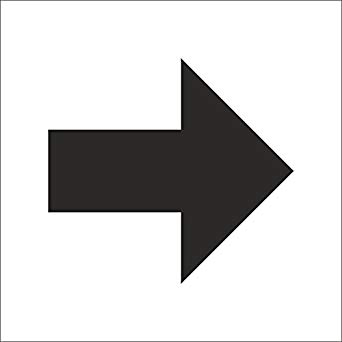
//> input picture 1-BCIcmdSim/img/right.jpg, 342 x 342 px
$ ./main   (built with g++ and OpenCV 4)
//> lines starting //> are read from the running program, lines starting //| are printed output that depends on the picture; after the words box and inside, x2 and y2 are one past the last pixel; in counts of white or black regions, pixels touching at a corner belong together
#include "opencv2/highgui.hpp"
#include "opencv2/imgproc.hpp"
#include "iostream"

#define MAX_MOVES  1000                                   // max moves aviable
#define MAX_P300  10                                      // max P300 goals
#define QUIT 'q'                                          // quit command

struct bot                                                // struct represent the bot data
{
  int radius;                                             // space of moves that bot can do
  int radius_space;                                       // space of rotation for mi command
  int last_cmd;                                           // last mi command received
  int accumulator;                                        // accumulator for the same mi command
  int acc_th;                                             // threshold for accumulator
  cv::Scalar color;
  cv::Point current_pos;
  cv::Point past_pos[MAX_MOVES];
  int n_moves;
};

struct map                                                // struct represent the current map data
{
  int rows;
  int cols;

  cv::Point start;
  cv::Scalar start_color;

  cv::Point goal;
  cv::Scalar goal_color;
};

struct command                                            // struct represent the command received
{
  int time[MAX_P300];
  cv::Point pos[MAX_P300];
  int n_goal;
  int current_goal;
  int mi[MAX_MOVES];
};

struct trajectory
{
  cv::Point pos[MAX_MOVES];
  int dists;
  int middle;
  int dev;
  cv::Point start;
  cv::Point current;
  cv::Point end;
};


void _init_map(struct map *m);                            //  inizialize map
void _init_bot(struct bot *bt);                           //  inizialize bot
void _init_command(struct command *cmd);                  //  inizialize command
void _init_trajectory(struct trajectory *trj);            // inizialize trajectory
void show(struct map m, struct bot bt,struct command cmd);//  show map
void show_command(int i, struct command cmd);             //  show command
void move_bot(struct bot *bt, cv::Point shift);           //  move bot of shift
cv::Point calc_moves(struct map m, struct bot bt);        //  calculate best moves from posizion to goal
cv::Point perpendicular(cv::Point vec);                   //  calculate perpendicular right vector of vec

int main() {
  map m;
  bot bt;
  command cmd;
  trajectory trj;

  _init_map(&m);
  _init_bot(&bt);
  _init_command(&cmd);
  _init_trajectory(&trj);

  // synchronizes the structs
  m.goal = cmd.pos[cmd.current_goal];
  bt.current_pos = m.start;

  std::cout << "Start : " << bt.current_pos << " Goal: " << m.goal << std::endl;

  for(int i = 0; i < MAX_MOVES; i++){
    // calculate best move to goal
    cv::Point shift = calc_moves(m,bt);

    // move bot of shift
    move_bot(&bt,shift);

    // show map
    show(m, bt, cmd);

    // show command
    show_command(i,cmd);

    // if press q quit else speed up the show
    char c = cv::waitKey(1000);
    if(c == QUIT){
      break;
    }

    // calculate distance from point to actual goal
    double dist = sqrt((bt.current_pos.x - m.goal.x)*(bt.current_pos.x - m.goal.x)+(bt.current_pos.y - m.goal.y)*(bt.current_pos.y - m.goal.y)) ;

    // check new command
    if( i > cmd.time[cmd.current_goal]){
      // check P300 command
      if(cmd.current_goal+1 < cmd.n_goal){
        cmd.current_goal++;
        m.goal = cmd.pos[cmd.current_goal];
        std::cout << "Start : " << bt.current_pos << " Goal: " << m.goal << std::endl;
      }
      else{
        break;
      }
    }else{
      // calculate vector perpendicular of left
      cv::Point goal_shift = perpendicular(shift);

      // check motor imagery command
      if(cmd.mi[i] == bt.last_cmd){
        if(bt.accumulator < bt.acc_th){
          bt.accumulator++;
        }
      }
      else{
        bt.accumulator = 1;
        bt.last_cmd = cmd.mi[i];
      }

      // shift the goal in base of motor imagery command
      if(cmd.mi[i] == -1){
        m.goal = m.goal + goal_shift*bt.accumulator;
      }else if(cmd.mi[i] == +1){
        m.goal = m.goal - goal_shift*bt.accumulator;
      }

      // check distance if recive motor imagery command
      if(dist < bt.radius_space && cmd.mi[i] != 0){
        m.goal = m.goal + shift;
      }
    }
  }

}

void _init_map(struct map *m){
  m->rows = 1000;
  m->cols = 1000;
  m->start = cv::Point(10,10);
  m->start_color = cv::Scalar(0,255,0);
  m->goal = cv::Point(900,400);
  m->goal_color = cv::Scalar(0,0,255);
}

void _init_bot(struct bot *bt){
  bt->radius = 5;
  bt->radius_space = bt->radius*bt->radius;
  bt->color = cv::Scalar(125,125,125);
  bt->current_pos = cv::Point();
  bt->n_moves = 0;
  bt->accumulator = 1;
  bt->last_cmd = 0;
  bt->acc_th = 5;
}

void _init_command(struct command *cmd){
  cmd->n_goal = 3;
  cmd->current_goal = 0;

  cmd->time[0] = 100;
  cmd->pos[0] = cv::Point(900,400);

  cmd->time[1] = cmd->time[0] + 100;
  cmd->pos[1] = cv::Point(200,200);

  cmd->time[2] = cmd->time[1] + 100;
  cmd->pos[2] = cv::Point(600,600);

  for(int i = 0; i < MAX_MOVES; i++){
    cmd->mi[i] = 1;
    if(i > 80){
      cmd->mi[i] = 0;
    }
    if(i > 120){
      cmd->mi[i] = -1;
    }
  }
}

void _init_trajectory(struct trajectory *trj){
  trj->start = cv::Point(0,0);
  trj->current = cv::Point(0,0);
  trj->end = cv::Point(0,0);
  trj->dists = 0;
  trj->middle = 0;
  trj->dev = 0;
  for(int i = 0; i < MAX_MOVES; i++)trj->pos[i] = cv::Point(0,0);
}

void show(struct map m, struct bot bt,struct command cmd){
  cv::String window_name = "Map";
  cv::Mat img(m.rows,m.cols, CV_8UC3, cv::Scalar(255,255,255));
  cv::circle(img, m.start, bt.radius_space, m.start_color, 5, 8);
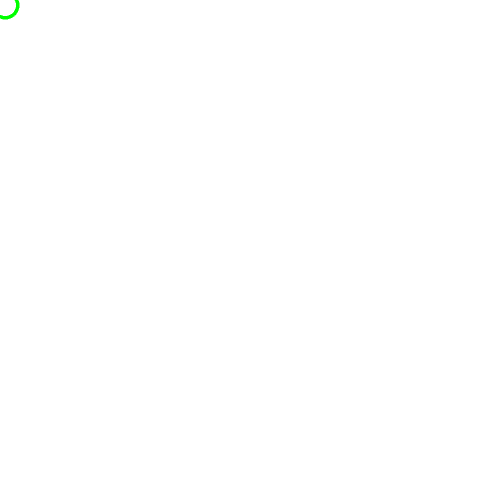
//> img: 1000 rows x 1000 cols, CV_8UC3 (shown at 1/2 size); mean B, G, R 254.9, 255, 254.9
  cv::circle(img, m.goal, bt.radius, m.goal_color, 1, 8);
//> img: 1000 rows x 1000 cols, CV_8UC3; 28 pixels changed, all inside (x1, y1, x2, y2) = (895, 395, 906, 406)
  cv::circle(img, bt.current_pos, bt.radius, bt.color, -1, 8);
//> img: 1000 rows x 1000 cols, CV_8UC3; mean B, G, R 254.9, 255, 254.9
  cv::circle(img, bt.current_pos, bt.radius_space, bt.color, 3, 8);
//> img: 1000 rows x 1000 cols, CV_8UC3; mean B, G, R 254.9, 254.9, 254.9
  for(int i = 0; i < bt.n_moves; i++)cv::circle(img, bt.past_pos[i], bt.radius, bt.color, 1, 8);
//> img: 1000 rows x 1000 cols, CV_8UC3; mean B, G, R 254.9, 254.9, 254.9
  for(int i = 0; i <= cmd.current_goal; i++)cv::circle(img, cmd.pos[i], bt.radius_space, m.goal_color, 5, 8);
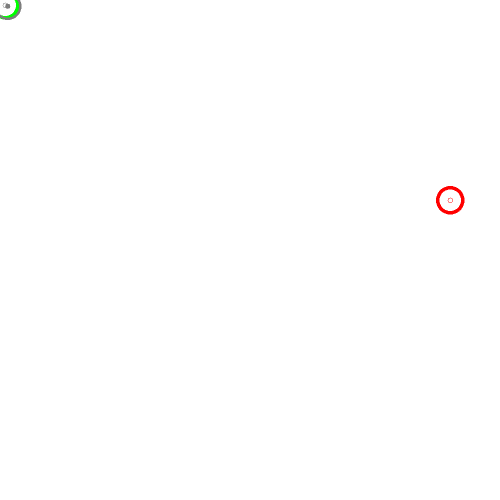
//> img: 1000 rows x 1000 cols, CV_8UC3 (shown at 1/2 size); mean B, G, R 254.6, 254.7, 254.9
  cv::imshow(window_name,img);

}

void show_command(int i, struct command cmd){
//> called with i = 0
  cv::Mat img_dir;
  cv::String dir_window = "Command";
  char str_goal[200];
  char str_time[200];
  sprintf(str_goal, "Initial P300 goal : [ %d , %d ]", cmd.pos[cmd.current_goal].x, cmd.pos[cmd.current_goal].y);
  sprintf(str_time, "Command [ %d ]",i);

  if(cmd.mi[i]==1){
    img_dir = cv::imread("img/right.jpg", CV_LOAD_IMAGE_COLOR);
//> img_dir is the input picture: 342 rows x 342 cols, CV_8UC3; mean B, G, R 209.3, 209.5, 210.2
  }else if(cmd.mi[i] == -1){
    img_dir = cv::imread("img/left.jpg", CV_LOAD_IMAGE_COLOR);
  }else{
    img_dir = cv::imread("img/up.jpg", CV_LOAD_IMAGE_COLOR);
  }

  cv::putText(img_dir, str_goal,cv::Point(10,img_dir.rows-20),cv::FONT_HERSHEY_COMPLEX_SMALL,0.8,cv::Scalar(0,0,0),1,CV_AA);
  cv::putText(img_dir, str_time,cv::Point(90,20),cv::FONT_HERSHEY_COMPLEX_SMALL,0.8,cv::Scalar(0,0,0),1,CV_AA);
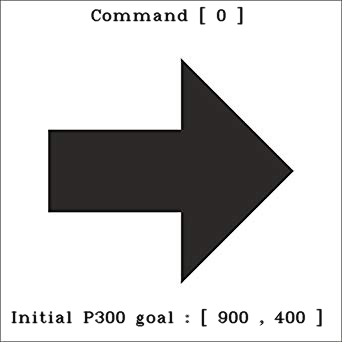
//> img_dir: 342 rows x 342 cols, CV_8UC3; mean B, G, R 205.9, 206.1, 206.8
  cv::namedWindow( dir_window, cv::WINDOW_NORMAL );
  cv::resizeWindow(dir_window, 400, 400);
  cv::imshow(dir_window,img_dir);

}

void move_bot(struct bot *bt, cv::Point shift){
  bt->past_pos[bt->n_moves] = bt->current_pos;
  bt->current_pos = bt->current_pos + shift;
  bt->n_moves++;
}

cv::Point calc_moves(struct map m, struct bot bt){
  int rdir = bt.radius;
  int dir = ((rdir*2)+1)*((rdir*2)+1);
  cv::Point moves[dir];
  double dists[dir];
  int k = 0;
  for(int i = -rdir; i <= rdir; i++){
    for(int j = -rdir; j <= rdir; j++){
      moves[k].x = bt.current_pos.x + i;
      moves[k].y = bt.current_pos.y + j;

      double dx = moves[k].x - m.goal.x;
      double dy = moves[k].y - m.goal.y;
      dx = dx*dx;
      dy = dy*dy;
      double angle = sqrt((i*i)+(j*j));
      if(i == 0 && j == 0){
        angle = 1;
      }
      dists[k] = sqrt(dx+dy) + angle;
      k = k + 1;
      //std::cout << "\t[ "<<k<<" ] "<<dists[k]<<std::endl;
    }
  }

  int index = 0;
  for( int i = 0; i < k; i++){
    //std::cout << "[ " << i << " ] " << dists[i] << "\t" << moves[i] << std::endl;
    if(dists[index] > dists[i]){
      index = i;
    }
  }
  cv::Point pos = moves[index]-bt.current_pos;
  return pos;
}

cv::Point perpendicular(cv::Point vec){
    cv ::Point shift(0,0);
    if(vec.x > 0 && vec.y > 0){
        shift.y = -vec.x;
        shift.x = vec.y;
    }
    else if(vec.x < 0  && vec.y > 0){
        shift.y = -vec.x;
        shift.x = vec.y;
    }
    else if(vec.x > 0  && vec.y < 0){
         shift.y = -vec.x;
         shift.x = vec.y;
    }
    else if(vec.x < 0  && vec.y < 0){
         shift.y = -vec.x;
         shift.x = vec.y;
    }
    else if(vec.x == 0){
         shift.y = 0;
         shift.x = vec.y;
    }
    else if(vec.y == 0){
         shift.y = -vec.x;
         shift.x = 0;
    }
    return shift;
}

/*
  - Il goal dato dalla è certo?
  - Mi devono spostare il goal o cambiano solo la traiettoria?
*/
